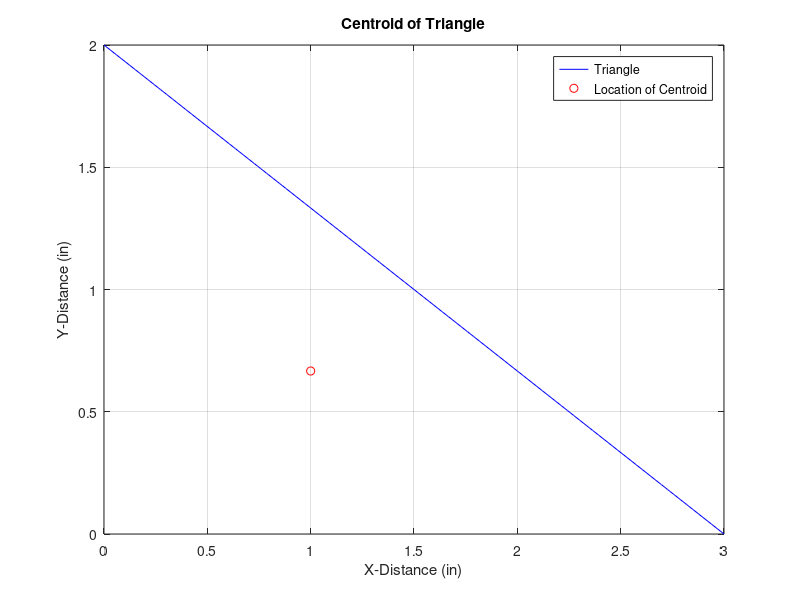

Source code (MATLAB):
% Chris Kreienkamp
% Section 10
% 4/11/17

clear
clc

% Write a program to calculate the centroid of a triangle


%% SET INTIAL PARAMETERS

% Triangle features
base = 3;
height = 2;
Area = 0.5*base*height;

% Find coordinates of triangle
x = linspace(0,base,100);           % X-coordinates for triangle
y = -2/3*x + height;                % Y-coordinates for triangle


%% FIND CENTROID FOR X-POSITION

% Limits for integration
a = 0;
b = base;

% Find integral to determine centroid
xBarFunc = @(x) x.*(-2*x/3+2)/Area;     % Create function to find x-bar
xBar = integral(xBarFunc,a,b);          % Use of INTEGRAL command


%% FIND CENTROID FOR Y-POSITION

% Find integral to determine centroid
yBarFunc = @(x) (-2*x/3+2).^2/(2*Area); % Creates function to find y-bar
yBar = integral(yBarFunc,a,b);          % Use of INTEGRAL command


%% PLOT OUTPUT

plot(x,y,'b-',...
    xBar,yBar,'ro')
xlabel('X-Distance (in)')
ylabel('Y-Distance (in)')
title('Centroid of Triangle')
legend('Triangle','Location of Centroid')
grid on
